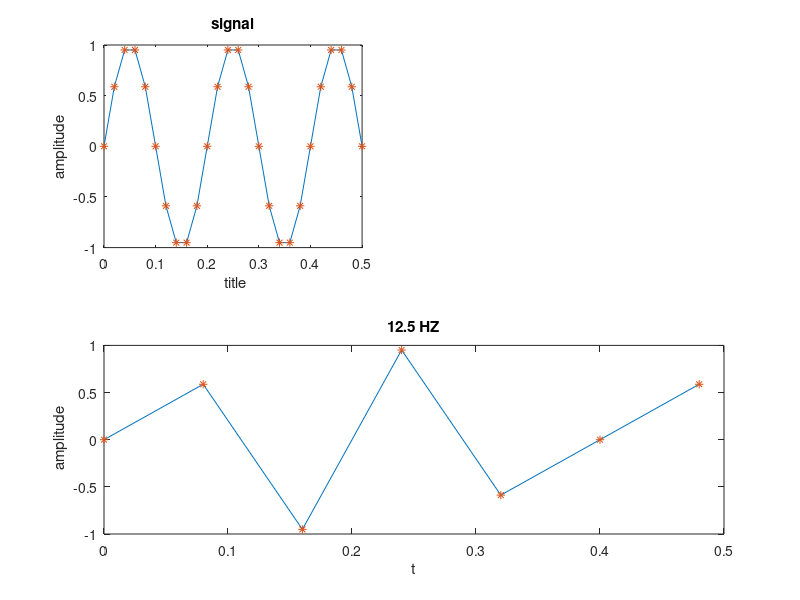

Write MATLAB code to recreate this figure.
f=5;
fs=50;
ts=1/50;
t=0:ts:0.5;
x1=sin(2*pi*f*t);
subplot(221);
plot(t,x1);
hold on;
plot(t,x1,'*');
ylabel('amplitude');
xlabel(' title');
title('signal');
fs1=12.5;
ts1=1/12.5;
t1=0:ts1:0.5;
x2=sin(2*pi*f*t1);
subplot(212);
plot(t1,x2);
hold on;
plot(t1,x2,'*');

xlabel('t');
ylabel(' amplitude');
title('12.5 HZ');



